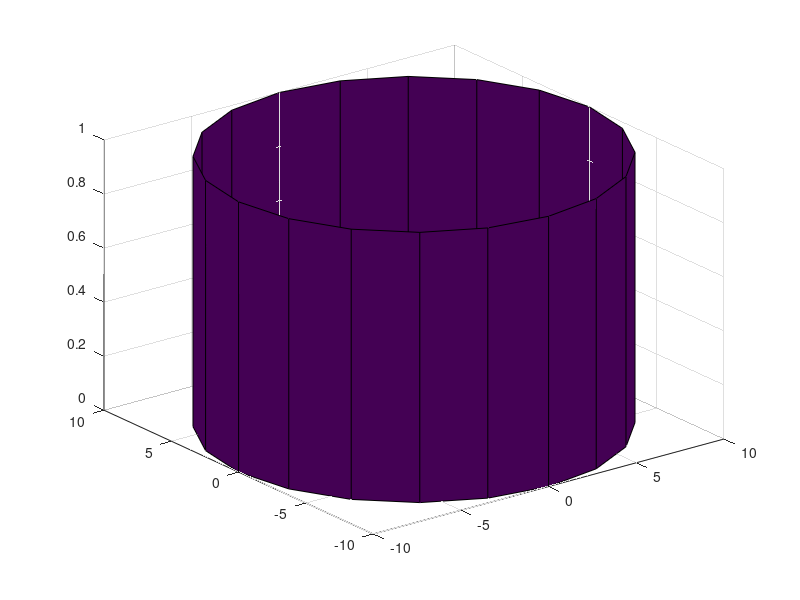

Reproduce this figure in MATLAB. (Note: this script raises an error after producing the figure.)

% Copyright 2015 The MathWorks, Inc.

function f = createFigure
f = figure;
ax = axes('Parent', f);
cylinder(ax,10)
h = findobj(ax,'Type','surface');
h.FaceColor = [1 0 0];
end
